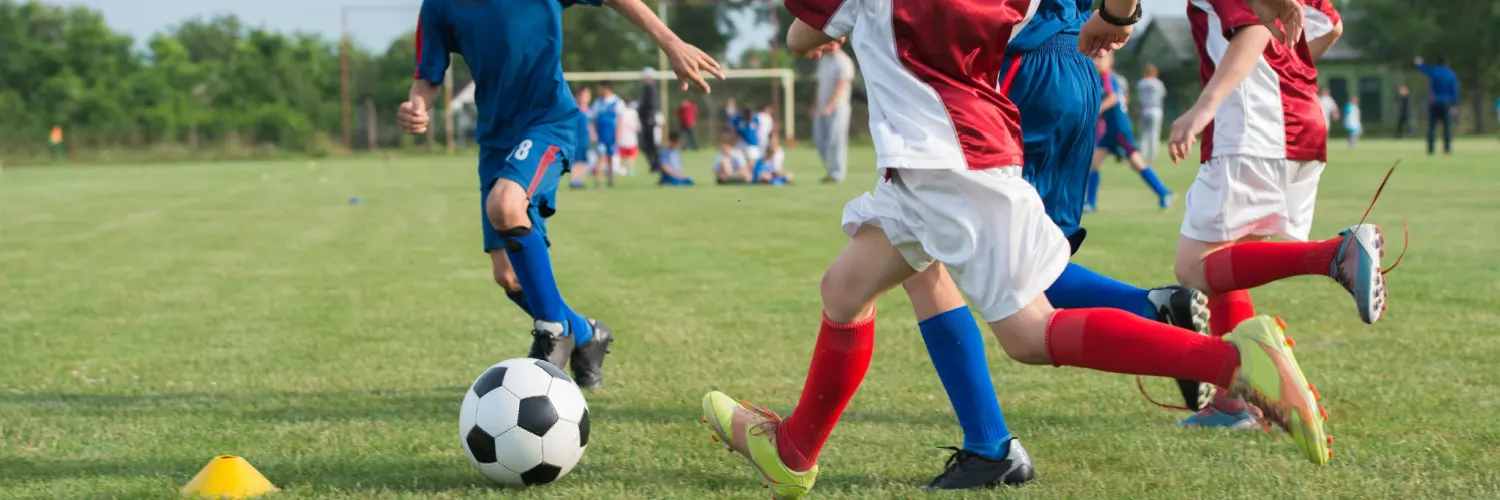
#> input picture assets/soccer.webp, 1500 x 500 px
$ python template_matching.py
#> lines starting #> are read from the running program, lines starting #| are printed output that depends on the picture
import numpy as np
import cv2

img = cv2.imread('assets/soccer.webp', 0)
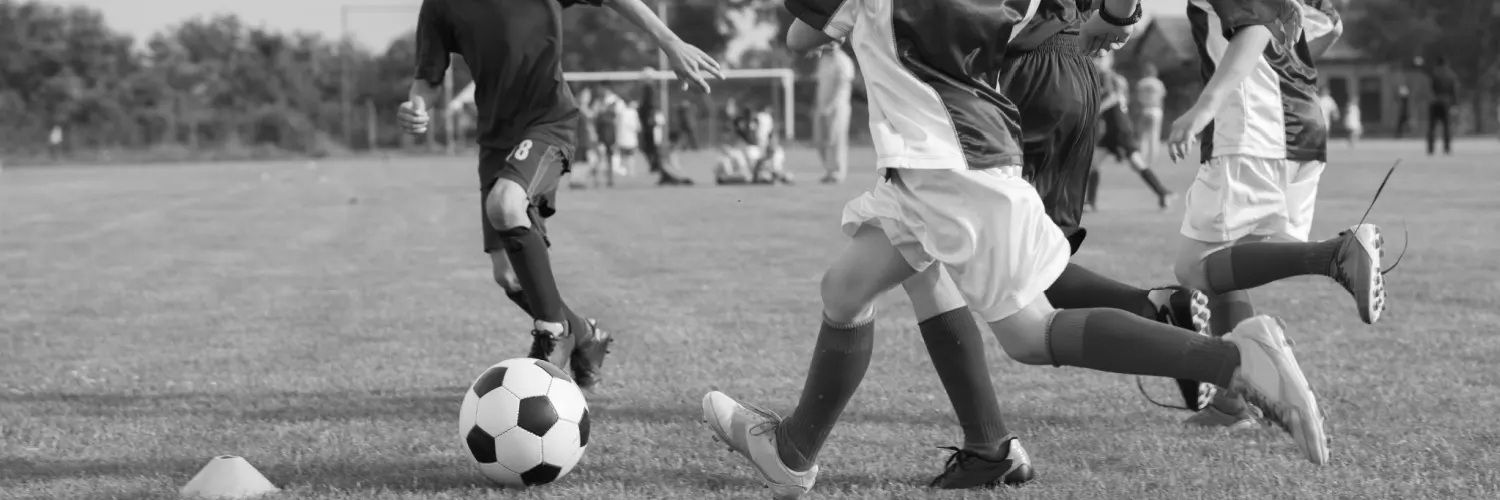
#> img: shape (500, 1500); min 1, max 255, mean 130.1
template = cv2.imread('assets/ball.jpg', 0)
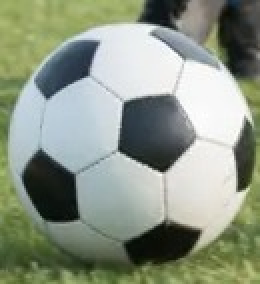
#> input picture assets/ball.jpg, 130 x 142 px (shown 2 times larger)
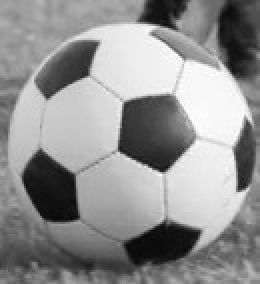
#> template: shape (142, 130) (shown 2 times larger); min 7, max 255, mean 144.7

h, w = template.shape[:2]
#> h = 142; w = 130

methods = ['cv2.TM_CCOEFF', 'cv2.TM_CCOEFF_NORMED', 'cv2.TM_CCORR',
           'cv2.TM_CCORR_NORMED', 'cv2.TM_SQDIFF', 'cv2.TM_SQDIFF_NORMED']

for method in methods:
    img2 = img.copy()
    method_eval = eval(method)

    # Apply template Matching
    res = cv2.matchTemplate(img2, template, method_eval)
    min_val, max_val, min_loc, max_loc = cv2.minMaxLoc(res)

    # If the method is TM_SQDIFF or TM_SQDIFF_NORMED, take the minimum
    if method in ['cv2.TM_SQDIFF', 'cv2.TM_SQDIFF_NORMED']:
        top_left = min_loc
    else:
        top_left = max_loc

    bottom_right = (top_left[0] + w, top_left[1] + h)

    # Draw rectangle on the matched region
    cv2.rectangle(img2, top_left, bottom_right, 255, 5)

    cv2.imshow(method, img2)
    cv2.waitKey(0)
    cv2.destroyAllWindows()
#> this loop made 6 passes
#> (min_val, max_val, min_loc, top_left, bottom_right) on passes 1 to 4: (-35970332, 78536568, (929, 59), (459, 350), (589, 492)), (-0.452, 0.87, (1331, 26), (459, 350), (589, 492)), (127029752, 515041024, (428, 0), (921, 158), (1051, 300)), (0.614, 0.976, (913, 13), (459, 350), (589, 492))
#> (min_val, max_val, max_loc, top_left, bottom_right) on passes 5 to 6: (23745184, 295952352, (913, 14), (459, 350), (589, 492)), (0.0491, 1, (384, 0), (459, 350), (589, 492))
#> pass 1, `res = cv2.matchTemplate(img2, template, method_eval)`:
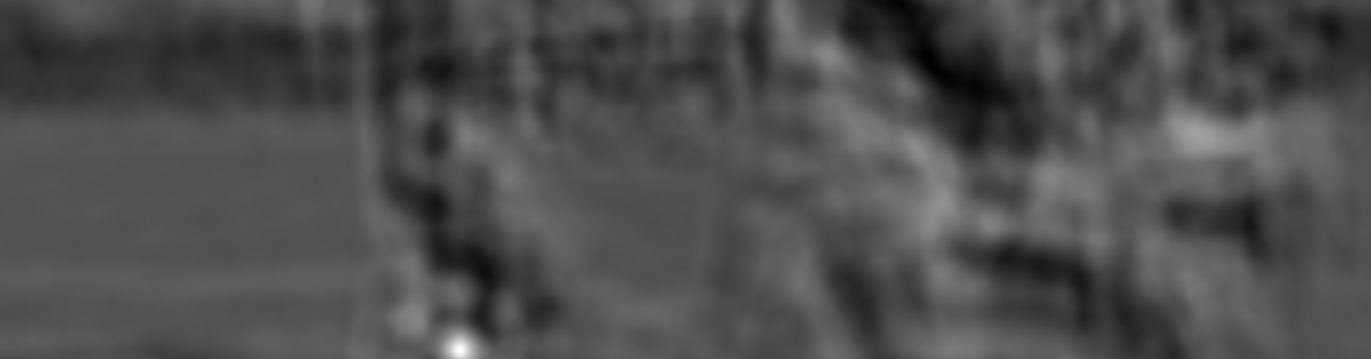
#> res: shape (359, 1371) float32; min -35970332, max 78536568, mean -846802.9; drawn with min black and max white
#> pass 1, `cv2.imshow(method, img2)`:
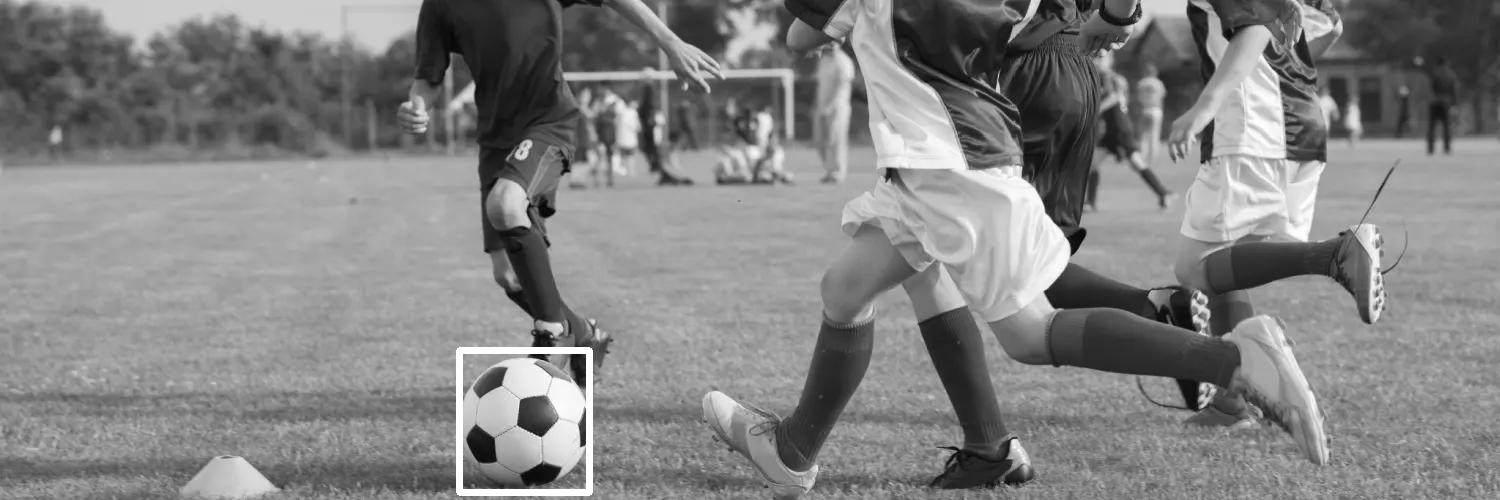
#> window 'cv2.TM_CCOEFF': shape (500, 1500); min 1, max 255, mean 130.7
#> pass 3, `res = cv2.matchTemplate(img2, template, method_eval)`:
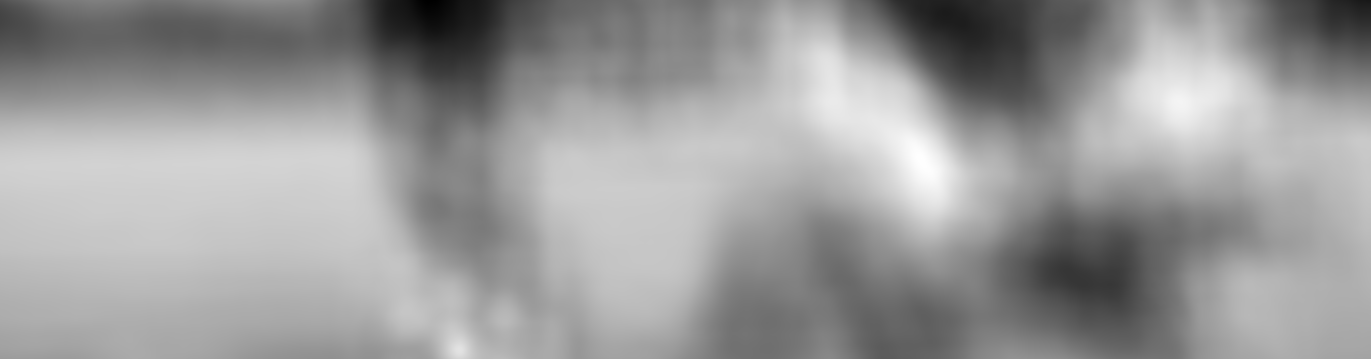
#> res: shape (359, 1371) float32; min 127029752, max 515041024, mean 361608576; drawn with min black and max white
#> after the loop:
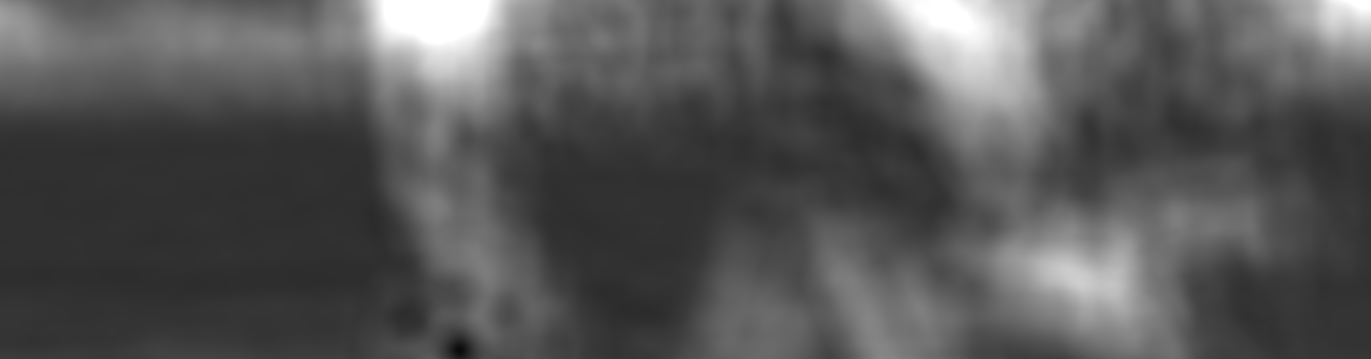
#> res: shape (359, 1371) float32; min 0.0491, max 1, mean 0.34
